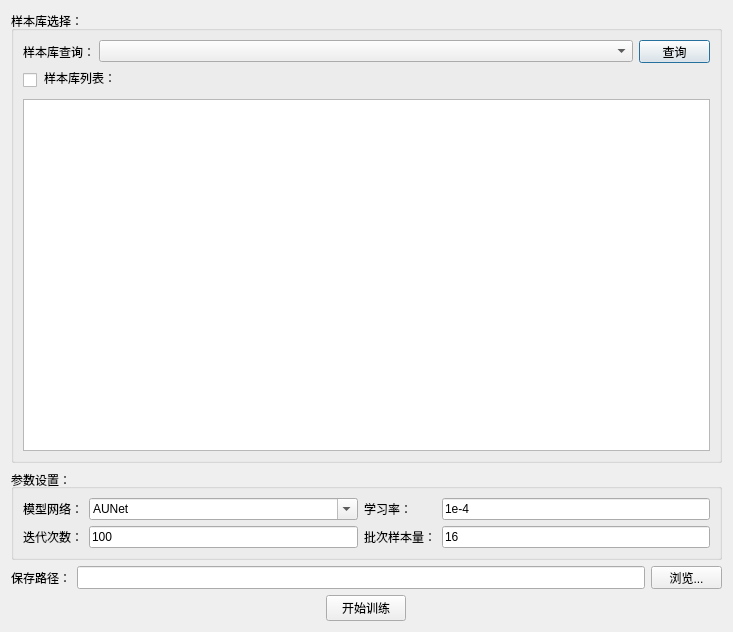
<?xml version="1.0" encoding="UTF-8"?>
<ui version="4.0">
 <class>Dialog</class>
 <widget class="QDialog" name="Dialog">
  <property name="geometry">
   <rect>
    <x>0</x>
    <y>0</y>
    <width>733</width>
    <height>632</height>
   </rect>
  </property>
  <property name="minimumSize">
   <size>
    <width>0</width>
    <height>0</height>
   </size>
  </property>
  <property name="maximumSize">
   <size>
    <width>16777215</width>
    <height>16777215</height>
   </size>
  </property>
  <property name="windowTitle">
   <string>模型训练</string>
  </property>
  <layout class="QGridLayout" name="gridLayout_3">
   <item row="0" column="0">
    <layout class="QHBoxLayout" name="horizontalLayout_1">
     <item>
      <layout class="QVBoxLayout" name="verticalLayoutMain">
       <property name="sizeConstraint">
        <enum>QLayout::SetDefaultConstraint</enum>
       </property>
       <item>
        <widget class="QGroupBox" name="groupBox_SelectSample">
         <property name="title">
          <string>样本库选择：</string>
         </property>
         <layout class="QHBoxLayout" name="horizontalLayout_openImage">
          <property name="spacing">
           <number>6</number>
          </property>
          <property name="sizeConstraint">
           <enum>QLayout::SetDefaultConstraint</enum>
          </property>
          <property name="leftMargin">
           <number>9</number>
          </property>
          <property name="topMargin">
           <number>9</number>
          </property>
          <property name="rightMargin">
           <number>9</number>
          </property>
          <property name="bottomMargin">
           <number>9</number>
          </property>
          <item>
           <layout class="QVBoxLayout" name="verticalLayout_4">
            <item>
             <layout class="QHBoxLayout" name="horizontalLayout">
              <property name="sizeConstraint">
               <enum>QLayout::SetDefaultConstraint</enum>
              </property>
              <item>
               <widget class="QLabel" name="label">
                <property name="maximumSize">
                 <size>
                  <width>70</width>
                  <height>16777215</height>
                 </size>
                </property>
                <property name="text">
                 <string>样本库查询：</string>
                </property>
               </widget>
              </item>
              <item>
               <widget class="QComboBox" name="comboBox_sampleClass">
                <property name="enabled">
                 <bool>true</bool>
                </property>
                <property name="minimumSize">
                 <size>
                  <width>0</width>
                  <height>0</height>
                 </size>
                </property>
                <property name="maximumSize">
                 <size>
                  <width>16777215</width>
                  <height>16777215</height>
                 </size>
                </property>
                <property name="editable">
                 <bool>false</bool>
                </property>
               </widget>
              </item>
              <item>
               <widget class="QPushButton" name="pushButton_QuerySample">
                <property name="minimumSize">
                 <size>
                  <width>71</width>
                  <height>23</height>
                 </size>
                </property>
                <property name="maximumSize">
                 <size>
                  <width>71</width>
                  <height>23</height>
                 </size>
                </property>
                <property name="text">
                 <string>查询</string>
                </property>
               </widget>
              </item>
             </layout>
            </item>
            <item>
             <layout class="QVBoxLayout" name="verticalLayout_2">
              <item>
               <layout class="QHBoxLayout" name="horizontalLayout_2">
                <property name="bottomMargin">
                 <number>6</number>
                </property>
                <item>
                 <widget class="QCheckBox" name="checkBox">
                  <property name="minimumSize">
                   <size>
                    <width>15</width>
                    <height>15</height>
                   </size>
                  </property>
                  <property name="maximumSize">
                   <size>
                    <width>10</width>
                    <height>10</height>
                   </size>
                  </property>
                  <property name="toolTip">
                   <string>全选</string>
                  </property>
                  <property name="layoutDirection">
                   <enum>Qt::LeftToRight</enum>
                  </property>
                  <property name="text">
                   <string/>
                  </property>
                 </widget>
                </item>
                <item>
                 <widget class="QLabel" name="label_7">
                  <property name="minimumSize">
                   <size>
                    <width>0</width>
                    <height>0</height>
                   </size>
                  </property>
                  <property name="text">
                   <string>样本库列表：</string>
                  </property>
                 </widget>
                </item>
               </layout>
              </item>
              <item>
               <widget class="QTableView" name="tableView_sampleList">
                <property name="layoutDirection">
                 <enum>Qt::LeftToRight</enum>
                </property>
                <attribute name="horizontalHeaderCascadingSectionResizes">
                 <bool>false</bool>
                </attribute>
               </widget>
              </item>
             </layout>
            </item>
           </layout>
          </item>
         </layout>
        </widget>
       </item>
       <item>
        <widget class="QGroupBox" name="groupBox_setPara">
         <property name="title">
          <string>参数设置：</string>
         </property>
         <property name="alignment">
          <set>Qt::AlignLeading|Qt::AlignLeft|Qt::AlignVCenter</set>
         </property>
         <property name="checkable">
          <bool>false</bool>
         </property>
         <layout class="QVBoxLayout" name="verticalLayout_3">
          <item>
           <layout class="QGridLayout" name="gridLayout">
            <item row="1" column="0">
             <widget class="QLabel" name="label_3">
              <property name="text">
               <string>迭代次数：</string>
              </property>
             </widget>
            </item>
            <item row="0" column="3">
             <widget class="QLineEdit" name="lineEdit_learningRate">
              <property name="text">
               <string>1e-4</string>
              </property>
             </widget>
            </item>
            <item row="1" column="2">
             <widget class="QLabel" name="label_5">
              <property name="text">
               <string>批次样本量：</string>
              </property>
             </widget>
            </item>
            <item row="0" column="2">
             <widget class="QLabel" name="label_6">
              <property name="text">
               <string>学习率：</string>
              </property>
             </widget>
            </item>
            <item row="1" column="3">
             <widget class="QLineEdit" name="lineEdit_batch">
              <property name="text">
               <string>16</string>
              </property>
             </widget>
            </item>
            <item row="1" column="1">
             <widget class="QLineEdit" name="lineEdit_epoch">
              <property name="text">
               <string>100</string>
              </property>
             </widget>
            </item>
            <item row="0" column="1">
             <widget class="QComboBox" name="comboBox_modelNet">
              <property name="editable">
               <bool>true</bool>
              </property>
              <property name="currentText">
               <string>AUNet</string>
              </property>
             </widget>
            </item>
            <item row="0" column="0">
             <widget class="QLabel" name="label_4">
              <property name="text">
               <string>模型网络：</string>
              </property>
             </widget>
            </item>
           </layout>
          </item>
         </layout>
        </widget>
       </item>
       <item>
        <layout class="QVBoxLayout" name="verticalLayout">
         <item>
          <layout class="QHBoxLayout" name="horizontalLayout_saveImage">
           <item>
            <widget class="QLabel" name="label_2">
             <property name="text">
              <string>保存路径：</string>
             </property>
            </widget>
           </item>
           <item>
            <widget class="QLineEdit" name="lineEdit_saveModelPath">
             <property name="minimumSize">
              <size>
               <width>0</width>
               <height>0</height>
              </size>
             </property>
             <property name="maximumSize">
              <size>
               <width>16777215</width>
               <height>10000000</height>
              </size>
             </property>
            </widget>
           </item>
           <item>
            <widget class="QPushButton" name="pushButton_saveModel">
             <property name="minimumSize">
              <size>
               <width>71</width>
               <height>23</height>
              </size>
             </property>
             <property name="maximumSize">
              <size>
               <width>71</width>
               <height>23</height>
              </size>
             </property>
             <property name="text">
              <string>浏览...</string>
             </property>
            </widget>
           </item>
          </layout>
         </item>
         <item alignment="Qt::AlignHCenter">
          <widget class="QPushButton" name="pushButton_train">
           <property name="text">
            <string>开始训练</string>
           </property>
          </widget>
         </item>
        </layout>
       </item>
      </layout>
     </item>
    </layout>
   </item>
  </layout>
 </widget>
 <resources/>
 <connections>
  <connection>
   <sender>pushButton_train</sender>
   <signal>clicked()</signal>
   <receiver>Dialog</receiver>
   <slot>accept()</slot>
   <hints>
    <hint type="sourcelabel">
     <x>238</x>
     <y>233</y>
    </hint>
    <hint type="destinationlabel">
     <x>238</x>
     <y>127</y>
    </hint>
   </hints>
  </connection>
 </connections>
</ui>
